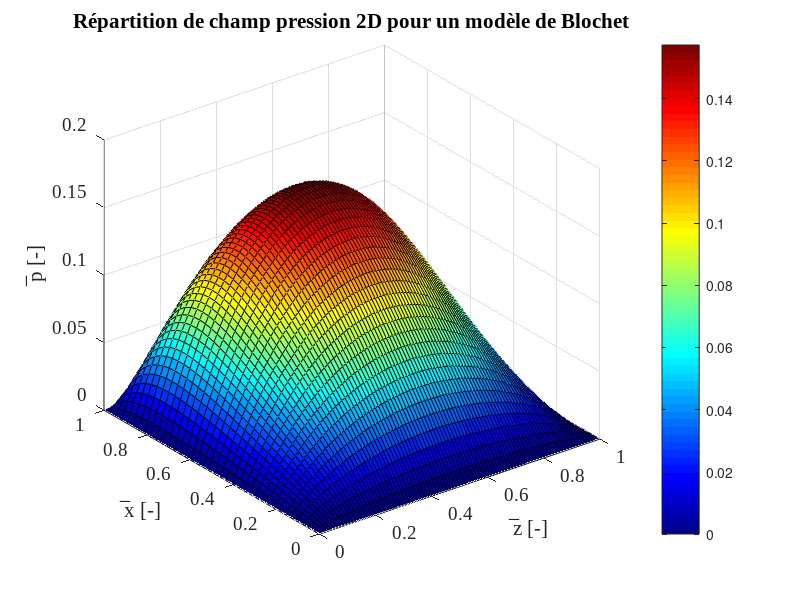

Write the MATLAB code that produced this figure.
                         %% %%-%%-%% PROBLEME DE BLOCHET 2D %%-%%-%% %%
clear all
clc
close all 
%% PARAMETRES D'ENTREE :
H=2;             % Inclinaison des plans.
N=37;            % Nb de descritisation suivant x.
M=90;            % Nb de descritisation suivant z.
DX=1/N;          % pas suivant x : ∆x=1/N.
DZ=1/M;          % pas suivant z : ∆z=1/N.
B=20;            % Largeur du Blochet.
L=20;            % Longuer du Blochet.
omega=1.9;       % Poid de surrelaxation ω ∈ ]1 ÷ 2[.

%% EPAISSEUR DE FILM & CONSTANTS DE CALCUL

for i=2:N

    X(i)=1/N*(i-1);                     % Espacement,suivant x, entre deux noeuds successives. 
 
        h(i)=H-(H-1)*X(i);                  % h(i)
        hm(i)=H-(H-1)*(X(i)-0.5*DX);        % h(i-0.5)
        hp(i)=H-(H-1)*(X(i)+0.5*DX);        % h(i+0.5)
        hm1(i)=H-(H-1)*(X(i)-DX);           % h(i-1)
        hp1(i)=H-(H-1)*(X(i)+DX);           % h(i+1)

        hcub(i)=h(i).^3;                    % h(i)^3
        hmcub(i)=hm(i).^3;                  % h(i-0.5)^3
        hpcub(i)=hp(i).^3;                  % h(i+0.5)^3     

        Const1(i)=L^2/B^2;                  % (L/B)^2
        Const2(i)=(hpcub(i)+hmcub(i)+2*Const1(i)*hcub(i)*(DX/DZ)^2);
        AA(i)=hpcub(i)/Const2(i);                        % A(i)
        BB(i)=hmcub(i)/Const2(i);                        % B(i)
        CC(i)=(hcub(i).*Const1(i)*(DX/DZ)^2)/Const2(i);  % C(i)
        DD(i)=(3*DX*(hp1(i)-hm1(i)))./Const2(i);         % D(i)
end
%% CALCUL DE PRESSION :
tic
%-------------Inesialisation de pression--------------
p=zeros(N+1,M+1);
%-------------   Calcule de pression   ---------------

ITER=1000;              % Nombre max des itérations.
GAMA=1e-7;              % Marge d'erreur γ=10^-6
for K = 1:ITER
sumij=0.0;

    for i=2:N    
     for j=2:M 

        p(i,j)=[AA(i)*p(i+1,j)+BB(i)*p(i-1,j)+CC(i)*(p(i,j+1)+p(i,j-1))-DD(i)]*omega+(1-omega)*p(i,j);

        sumij=sumij+p(i,j);     
        sumijN=sumij+p(i,M-1);
     end
    end
    
%------------ Vérification de convergance -------------

sum(K+1)=sumij;
Pourcentage = abs(sum(K+1)-sum(K))/abs(sum(K+1));

if Pourcentage < GAMA
break
end

end

%-----------------     Résutats     -------------------

t=toc              % afficahge de temps 
Nb_it=K;           % Nombre des itérations
p_max=max(max(p))  % Maximume de champ pression
if not (B==L)
disp(['Comparaison avec la résultat 1D : p_1D = 0,2570                    B/L=1 et H=2'])
end
F=sumij*DZ*DZ      % Force de portance
if B==L
disp(['Comparaison avec la résultat analytique 2D : F_anal = 0,0689'])
else 
disp(['Comparaison avec la résultat numérique  1D : F_1D = 0,1588         B/L=1 et H=2'])
end 
%% CALCUL DES DEBITS SUR x ET z 

% ---------------Débit Qx---------------- 
sumQpx=0.0;
sumQcx=0.0;

for j=1:M+1

sumQpx=sumQpx + (DZ/DX)*((H-(H-1)*((1/N*(N-1))-0.5*DX))^3)*p(N-1,j)/12;
sumQcx=sumQcx + DZ*(H-(H-1)*((1/N*(N-1))-0.5*DX))/2;

end
Qx=sumQpx+sumQcx
if B==L
disp(['Comparaison avec la résultat analytique 2D : Qx_anal = 0.8473'])
else
disp(['Comparaison avec la résultat numérique  1D : Qx_1D = 0,6669     B/L=1 et H=2'])
end
% ---------------Débit Qz----------------

sumQpz=0.0;

for i=1:N+1

sumQpz=sumQpz+(DX/DZ)*((H-(H-1)*((1/M*(M-1))-0.5*DX))^3)*p(i,M-1)/12;

end
Qz=sumQpz
if B==L
disp(['Comparaison avec la résultat analytique 2D : Qz_anal = 0.2470'])
else
disp(['Comparaison avec la résultat numérique  1D : Qz_1D = 0             B/L=1 et H=2'])
end
%% CALCUL DE FORCE DE FROTTEMENT Ff
sumFf=0.0;
    for i=2:N   
     for j=2:M/2 


sumFf=sumFf+2*( 1/hp(i) + hp(i)/2*( (p(i+1,j+1)+p(i,j+1)) - (p(i+1,j)+p(i,j)) )/(4*DX) )*DX*DZ;

     end
    end
Ff=sumFf
Pf=Ff

%% PRESENTATION GRAPHIQUE DU CHAMP PRESSION  

figure
x=linspace(0,1,N+1);
y=linspace(0,1,M+1);
[Y,X]=meshgrid(x,y);
xx=transpose(X);
yy=transpose(Y);
surf(xx,yy,p);
title('Répartition de champ pression 2D pour un modèle de Blochet')
zlabel(' ̅p [-]' );
xlabel(' ̅z [-]');
ylabel(' ̅x [-]');
set(gca,'FontSize',14);
set(gca,'FontWeight','normal');
set(gca,'FontName','Times New Roman');
colormap jet;
colorbar;